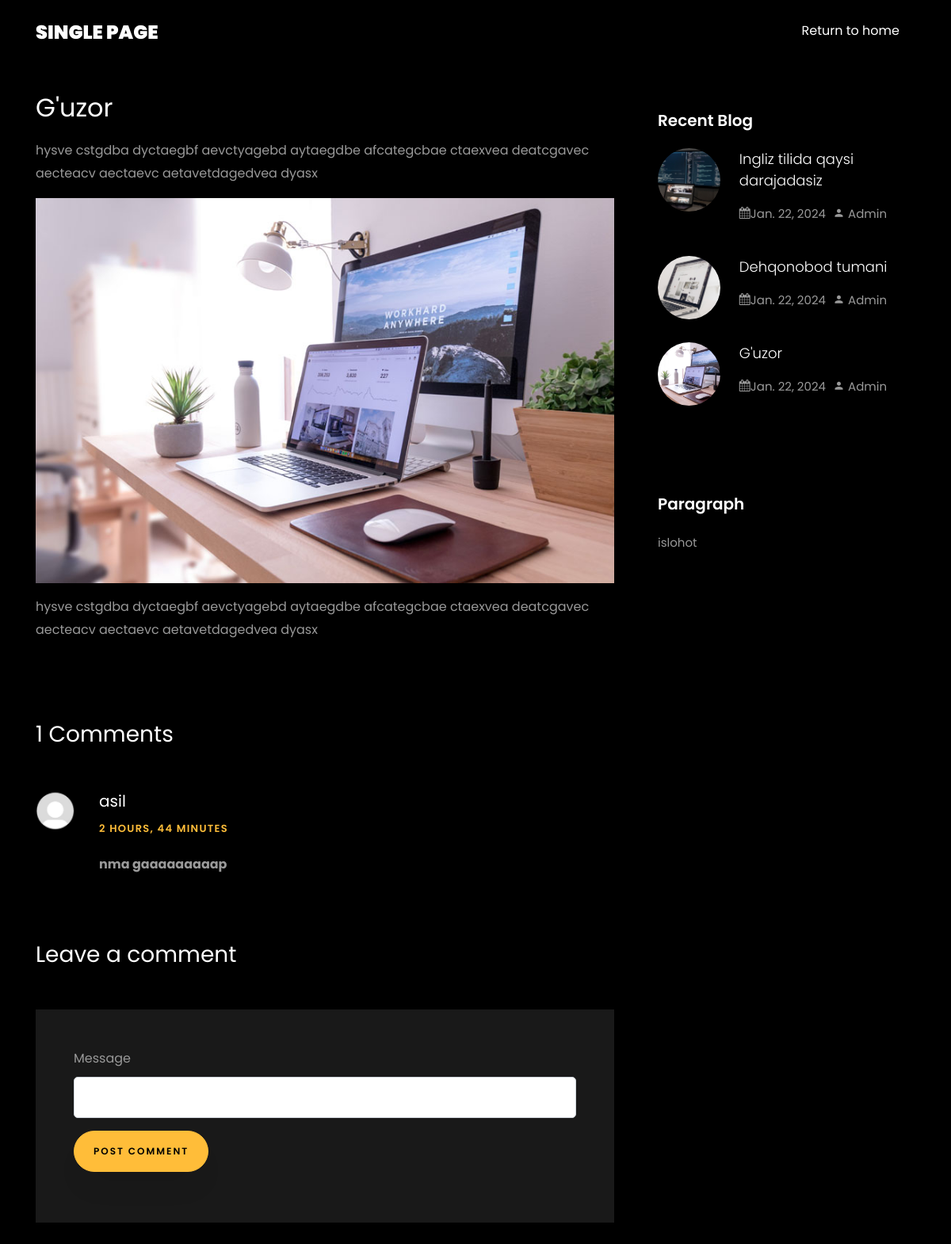
The app's page /single/3/ with its own data.
### app/models.py (models this page shows, shortened)
class Post(models.Model):
    image = models.ImageField(upload_to="posts/", verbose_name="Rasm")
    title = models.CharField(max_length=155, verbose_name="Sarlavha")
    description1 = models.TextField(verbose_name="Text 1")
    description2 = models.TextField(verbose_name="Text 2")
    paragraph = models.CharField(max_length=155, verbose_name="Mavzu")
    datetime = models.DateTimeField(auto_now_add=True)

class Comment(models.Model):
    username = models.CharField(max_length=155)
    datetime = models.DateTimeField(auto_now_add=True)
    text = models.TextField()
    post = models.CharField(max_length=155)

### app/views.py (the view)
# urls.py: path('single/<int:id>/', single, name='single'),
def single(request, id):
    post = Post.objects.filter(id=id).first()
    recent = Post.objects.all()[:3]
    comment = Comment.objects.filter(post=id).order_by('-id')
    count = Comment.objects.filter(post=id).count()
    if request.method == 'POST':
        username = request.user.username
        text = request.POST.get('text')
        posts = id
        c = Comment(username=username, text=text, post=posts)
        c.save()
    context = {'post': post, 'recent_posts': recent, 'comments': comment, 'count': count}
    return render(request, 'single.html', context)

### templates/single.html (shortened to what this page needs)
{% load static %}
<!DOCTYPE html>
<html lang="en">
<head>
    <link rel="stylesheet" href="{% static 'css/open-iconic-bootstrap.min.css' %}">
    <link rel="stylesheet" href="{% static 'css/animate.css' %}">
    <link rel="stylesheet" href="{% static 'css/owl.carousel.min.css' %}">
    <link rel="stylesheet" href="{% static 'css/owl.theme.default.min.css' %}">
    <link rel="stylesheet" href="{% static 'css/magnific-popup.css' %}">
    <link rel="stylesheet" href="{% static 'css/aos.css' %}">
    <link rel="stylesheet" href="{% static 'css/ionicons.min.css' %}">
    <link rel="stylesheet" href="{% static 'css/flaticon.css' %}">
    <link rel="stylesheet" href="{% static 'css/icomoon.css' %}">
    <link rel="stylesheet" href="{% static 'css/style.css' %}">
</head>
<body data-spy="scroll" data-target=".site-navbar-target" data-offset="300">
<nav class="navbar navbar-expand-lg navbar-dark ftco_navbar ftco-navbar-light site-navbar-target" id="ftco-navbar">
    <div class="container">
        <y class="navbar-brand">Single Page</y>
        <div class="collapse navbar-collapse" id="ftco-nav">
            <ul class="navbar-nav nav ml-auto">
                <li class="nav-item"><a href="{% url 'index' %}" class="nav-link"><span>Return to home</span></a></li>
            </ul>
        </div>
    </div>
</nav>
<section class="ftco-section">
    <div class="container">
        <div class="row">
            <div class="col-lg-8 ftco-animate">
                <h2 class="mb-3">{{ post.title }}</h2>
                <p>{{ post.description1 }}</p>
                <p>
                    <img src="{{ post.image.url }}" alt="" class="img-fluid">
                </p>
                <p>{{ post.description2 }}</p>
                <div class="pt-5 mt-5">
                    <h3 class="mb-5">{{ count }} Comments</h3>
                    <ul class="comment-list">
                        {% for comment in comments %}
                        <li class="comment">
                            <div class="vcard bio">
                                <img src="{% static 'images/user2.jpeg' %}" alt="Image placeholder">
                            </div>
                            <div class="comment-body">
                                <h3>{{ comment.username }}</h3>
                                <div class="meta">{{ comment.datetime | timesince }}</div>
                                <b>{{ comment.text }}</b>
                            </div>
                        </li>
                        {% endfor %}
                    </ul>
                    <div class="comment-form-wrap pt-5">
                        <h3 class="mb-5">Leave a comment</h3>
                        <form class="p-5 bg-dark" method="post">
                            <div class="form-group">
                                <label for="name">Message</label>
                                <input type="text" class="form-control" id="text" name="text">
                            </div>
                            <div class="form-group">
                                <input type="submit" value="Post Comment" class="btn py-3 px-4 btn-primary">
                            </div>
                        </form>
                    </div>
                </div>
            </div>
            <div class="col-lg-4 sidebar ftco-animate">
                <div class="sidebar-box ftco-animate">
                    <h3 class="heading-sidebar">Recent Blog</h3>
                    {% for recent in recent_posts %}
                    <div class="block-21 mb-4 d-flex">
                        <a class="blog-img mr-4" style="background-image: url({{ recent.image.url }});"></a>
                        <div class="text">
                            <h3 class="heading"><a href="{% url 'single' recent.id %}">{{ recent.title }}</a></h3>
                            <div class="meta">
                                <div><p><span class="icon-calendar"></span>{{ recent.datetime | date }}</p></div>
                                <div><p><span class="icon-person"></span> Admin</p></div>
                            </div>
                        </div>
                    </div>
                {% endfor %}
                </div>
                <div class="sidebar-box ftco-animate">
                    <h3 class="heading-sidebar">Paragraph</h3>
                    <p>{{ post.paragraph }}</p>
                </div>
            </div>
        </div>
    </div>
</section>
</body>
</html>

### app/static/css/icomoon.css (style rules this page uses)
[class^="icon-"], [class*=" icon-"] { font-family: 'icomoon' !important; speak: none; font-style: normal; font-weight: normal; font-variant: normal; text-transform: none; line-height: 1; -webkit-font-smoothing: antialiased; -moz-osx-font-smoothing: grayscale; }
.icon-calendar:before { content: "\f073"; }
.icon-person:before { content: "\e7fd"; }

### records on screen
Post: title "G'uzor", description1 "hysve cstgdba dyctaegbf aevctyagebd aytaegdbe afcategcbae ctaexvea deatcgavec aecteacv aectaevc aetavetdagedvea dyasx", image (picture), description2 "hysve cstgdba dyctaegbf aevctyagebd aytaegdbe afcategcbae ctaexvea deatcgavec aecteacv aectaevc aetavetdagedvea dyasx", datetime "Jan. 22, 2024", paragraph "islohot"
Comment: username "asil", datetime "2 HOURS, 44 MINUTES", text "nma gaaaaaaaaap"
Post: image (picture), title "Ingliz tilida qaysi darajadasiz", datetime "Jan. 22, 2024"
Post: image (picture), title "Dehqonobod tumani", datetime "Jan. 22, 2024"

### other values on screen
{{ count }} "1"
